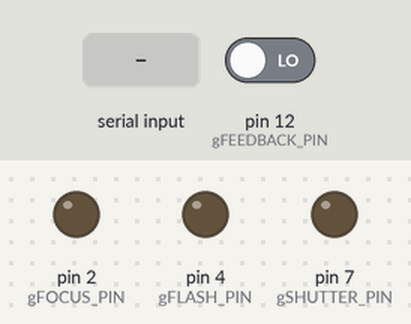
Bench run of a sketch on a simulated Arduino Uno, built with avr-gcc and run on an emulated ATmega328P. Shown: output pins drawn as LEDs (lit = HIGH). The inputs (shaded band) are chosen by the test bench; at power-on: pin 12 (gFEEDBACK_PIN) LOW. What the sketch prints to the serial monitor is not drawn.

Above: at 1.2 s.
1.3 s: "b" received over Serial
At 2.2 s:
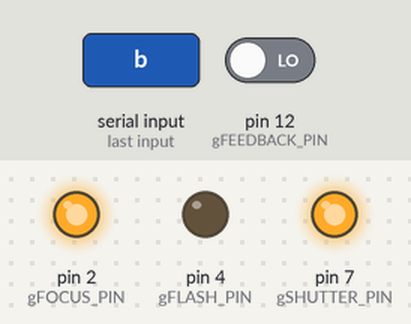
Timing chart, 0 to 4.3 s (numbered marks = the images above; inputs shaded):
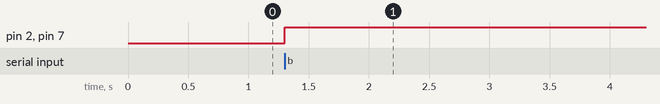

The sketch:

bbTriggerBoxx.ino
```cpp
/* ? 2013 ByteBoxx LTD */

//libs
#include <time.h>

const int    gDELAY_VALUE = 500;//internal delay while cycling
const int    gFLASH_DURATION = 4; //default flash duration
const int    gFRAME_CYCLE = 10; //default number of frames to shoot
const int    gSAMPLES = 100;

int gFOCUS_PIN = 2;
int gFLASH_PIN = 4;
int gSHUTTER_PIN = 7;
int gRELEASE_PIN = 9;
int gFEEDBACK_PIN = 12;
char c;
//test


void setup()
{

    /* add setup code here */
    Serial.begin(9600);

    //pin configures
    pinMode(gFOCUS_PIN, OUTPUT);
    pinMode(gFLASH_PIN, OUTPUT);
    pinMode(gSHUTTER_PIN, OUTPUT);
    pinMode(gRELEASE_PIN, INPUT);
    pinMode(gFEEDBACK_PIN, INPUT);


}

void loop()
{

  while(Serial.available() > 0) // Don't read unless you know there is data
    {
        c = Serial.read(); // Read a character

        if( c == 'a')
        {
          triggerArray();
        }
        else if( c == 'b')
        {

      testShutterLag();
        }
    }

}

float testShutterLag()
{
    long    minLag, maxLag = 0;
        long    accumLag = 0;
    bool    lState;
    double    lShutterlag;
    int        lFallingEdge;
    long    lStartTime;

    for (int i = 0; i < gFRAME_CYCLE; i++)
    {
        lFallingEdge = 0;

        //deal with mirror lockup here?

        //trigger focus and shutter LOW
        digitalWrite(gFOCUS_PIN, LOW);
        digitalWrite(gSHUTTER_PIN, LOW);

        //start our clock
        lStartTime = millis();
        Serial.print(lStartTime);

        for (int j = 0; j < gSAMPLES; j++)
        {
            //check for flash sync pulse feedback
            lState = digitalRead(gFEEDBACK_PIN);

            if (lState == 0 && lFallingEdge == 0)
            {
                //clock end - work out shutterlag
                lShutterlag = (millis() - lStartTime);
                Serial.print(lShutterlag);

                if (lShutterlag > maxLag)
                    maxLag = lShutterlag;
                if (lShutterlag < maxLag)
                    minLag = lShutterlag;

                //print "Sample - {0}, FIO6 state = {1}, Shutter Lag = {2} milliseconds\n".format(index, lState, shutterLag)
                accumLag += lShutterlag;
                lFallingEdge = 1;
            }

        }

        //reset focus and shutter HIGH
        digitalWrite(gFOCUS_PIN, HIGH);
        digitalWrite(gSHUTTER_PIN, HIGH);

        delay(gDELAY_VALUE);

    }

    float averageLag = accumLag/gFRAME_CYCLE;
    //printf("\n----Average shutterLag over {0} frames = {1} milliseconds\n".format(gFRAME_CYCLE, averageLag));
    //printf("----Min shutterLag over {0} frames = {1} milliseconds\n".format(gFRAME_CYCLE, minLag));
    //printf("----Max shutterLag over {0} frames = {1} milliseconds\n".format(gFRAME_CYCLE, maxLag));
    //printf("----ShutterLag variance over {0} frames = {1} milliseconds\n".format(gFRAME_CYCLE, (maxLag-minLag);
}

void triggerArray()
{
      //trigger focus and shutter LOW
    digitalWrite(gFOCUS_PIN, HIGH);
    digitalWrite(gSHUTTER_PIN, HIGH);

    delay(80); //calculated delay

    digitalWrite(gFLASH_PIN, HIGH); //Flashing Bowens

        delay(gFLASH_DURATION);


        digitalWrite(gFLASH_PIN, LOW);  //Reset Bowens flash unit

    delay(gDELAY_VALUE);

    //reset focus and shutter HIGH
    digitalWrite(gFOCUS_PIN, LOW);
    digitalWrite(gSHUTTER_PIN, LOW);

    delay(gDELAY_VALUE);               // wait for half a second


}
```

Measured:
- after the input at 1.3 s, pin 2 (gFOCUS_PIN), pin 7 (gSHUTTER_PIN): LOW → HIGH at once
